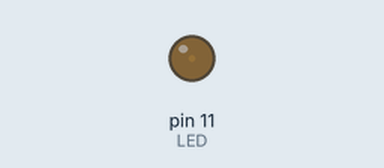
Simulated run of this sketch. Board: Arduino Uno, built with avr-gcc and run on an emulated ATmega328P. Parts: output pins drawn as LEDs (lit = HIGH).

Above: at 0.05 s.
At 1.15 s:
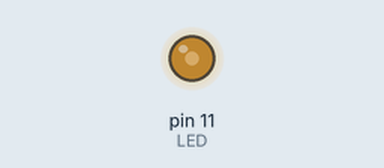
At 2.3 s:
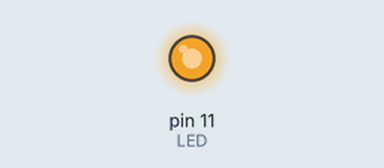
At 4.55 s:
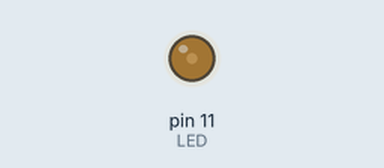
Timing chart, 0 to 6.6 s (numbered marks = the images above):
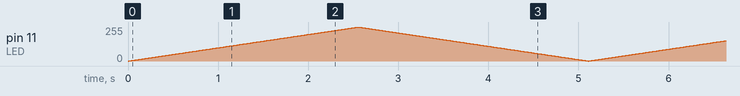

The sketch:

sketch16.ino
```cpp
/* Prof. Michele Maffucci
   08.03.2014

   Fading

   Questo codice è di dominio pubblico
*/

#define LED 11              // LED collegato al pin digitale 11
int valoreFade = 0;         // variabile usata per contare in avanti e indietro

void setup()  {
  pinMode(LED, OUTPUT);     // imposta il pin digitale come output
}

void loop()  {
  // procede ciclicamente da 0 a 254 (fade in -> aumento luminosità)
  for (valoreFade = 0 ; valoreFade < 255; valoreFade++) {
    analogWrite(LED, valoreFade);      //impostiamo la luminosità del LED
    delay(10);
    // aspettiamo 10ms per percepire la viariazione di luminosità,
    //perché analogWrite è istantaneo
  }
  // procede ciclicamente da 255 a 1 (fade out -> diminuzione della luminosità)
  for(valoreFade = 255 ; valoreFade > 0; valoreFade--) {
    analogWrite(LED, valoreFade);      //impostiamo la luminosità del LED
    delay(10);
    // aspettiamo 10ms per percepire la viariazione di luminosità,
    //perché analogWrite è istantaneo
  }
}
```
